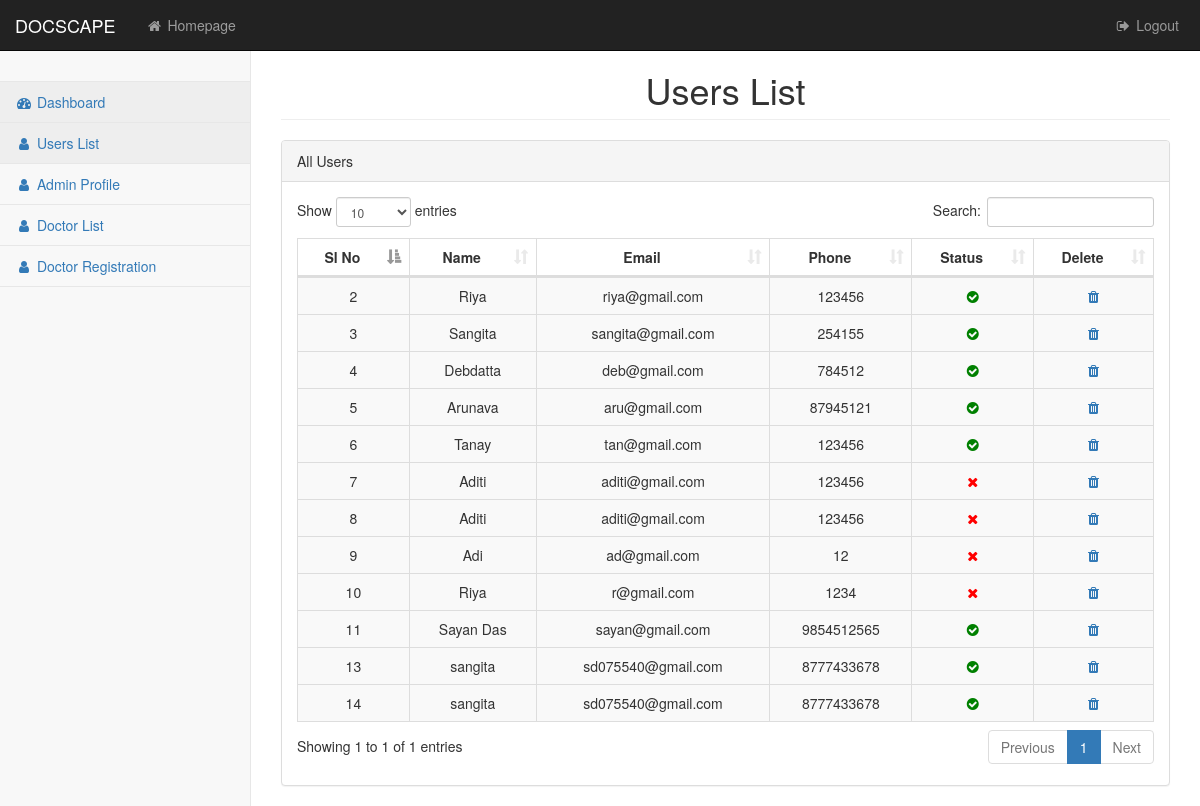
The app's page /admin/Adminpanel/userslist.php with its own data.
### tables this page shows
CREATE TABLE `user` (
  `id` int(10) NOT NULL,
  `type` int(2) NOT NULL DEFAULT 3 COMMENT '1:admin ,2: doctor ,3:user',
  `name` varchar(50) NOT NULL,
  `email` varchar(50) NOT NULL,
  `phone` varchar(11) NOT NULL,
  `gender` enum('male','female') NOT NULL,
  `password` varchar(255) NOT NULL,
  `status` int(2) NOT NULL DEFAULT 1 COMMENT '1: active , 0 : inactive'
);

### admin/Adminpanel/userslist.php (the view, shortened to what this page needs)
<?php
    require 'connection.php';
    require 'header.php';
    require 'menu.php';
?>
<div id="page-wrapper">
	<div class="container-fluid">
		<div class="row">
	        <div class="col-lg-12">
	            <h1 class="page-header text-center">Users List</h1>
	        </div>
	    </div>
        <div class="row">
            <div class="col-lg-12">
                <div class="panel panel-default">
                    <div class="panel-heading">
                        All Users
                    </div>
                    <div class="panel-body ">
                        <div class="table-responsive">
                            <table class="table table-striped table-bordered table-hover" id="users-list">
                                <thead>
                                    <tr>
                                        <th class="text-center">Sl No</th>
                                        <th class="text-center">Name</th>
                                        <th class="text-center">Email</th>
                                        <th class="text-center">Phone</th>
                                        <th class="text-center">Status</th>
                                        <th class="text-center">Delete</th>
                                    </tr>
                                </thead>
                                 <?php
                                     $sql = "SELECT * FROM `user` WHERE `type` = '3'";
                                         $result = mysqli_query($conn,$sql);
                                            while ($rows = mysqli_fetch_assoc($result)) {
                                        ?>
                                        <tbody class="text-center">
                                        <tr class="">
                                                <td><?php echo $rows['id']; ?></td>
                                                <td><?php echo $rows['name']; ?></td>
                                                <td><?php echo $rows['email']; ?></td>
                                                <td><?php echo $rows['phone']; ?></td>
                                                 <td>
                                                    <?php
                                                        if($rows['status'] == '1') {
                                                     ?>
                                                    <a href="#"><i class="fa fa-check-circle" aria-hidden="true" onclick="changeStatus(1)" style="color: green"></i></a>
                                                    <?php
                                                       } else {
                                                    ?>
                                                    <a href="#" onclick="changeStatus(2)"><i class="fa fa-times" aria-hidden="true" style="color:red"></i></a>
                                                    <?php
                                                    }
                                                    ?>
                                                 </td>
                                                <td class="text-center">
                                                    <a href="#" onclick="deleteUser('<?= $rows['id']; ?>')"><i class="fa fa-trash" aria-hidden="true"></i></a>
                                                </td>
                                        </tr>
                                        </tbody>
                                 <?php
                                        }
                                  ?>
                            </table>
                        </div>
                    </div>
                </div>
            </div>
        </div>
	</div>
</div>

### admin/Adminpanel/header.php (shortened to what this page needs)
<!DOCTYPE html>
<html lang="en">
<head>
    <link href="../assets/css/bootstrap.min.css" rel="stylesheet">
    <link href="../assets/css/metisMenu.min.css" rel="stylesheet">
    <link href="../assets/css/timeline.css" rel="stylesheet">
    <link href="../assets/css/startmin.css" rel="stylesheet">
    <link href="../assets/css/morris.css" rel="stylesheet">
    <link href="../assets/css/font-awesome.min.css" rel="stylesheet" type="text/css">
    <link href="../assets/css/dataTables/dataTables.bootstrap.css" rel="stylesheet">
    <link href="../assets/css/dataTables/dataTables.responsive.css" rel="stylesheet">
</head>
<body>
<div id="wrapper">
    <nav class="navbar navbar-inverse navbar-fixed-top" role="navigation">
        <div class="navbar-header">
            <a class="navbar-brand">DOCSCAPE</a>
        </div>
        <ul class="nav navbar-nav navbar-left navbar-top-links">
            <li><a href="../../Homepage.php"><i class="fa fa-home fa-fw"></i> Homepage </a></li>
        </ul>
        <ul class="nav navbar-right navbar-top-links wow fadeInUp">
        <li><a href="logout.php"><i class="fa fa-sign-out fa-fw wow fadeInUp"></i> Logout</a></li>
        </ul>

### admin/Adminpanel/menu.php
        <html>
        <head>
        </head>
            <div class="navbar-default sidebar" role="navigation">
            <div class="sidebar-nav navbar-collapse">
                <ul class="nav" id="side-menu">
                    <li class="sidebar-search">
                    </li>
                    <li>
                        <a href="admindashboard.php" class="active"><i class="fa fa-dashboard fa-fw wow fadeInUp"></i> Dashboard</a>
                    </li>
                    <li>
                        <a href="userslist.php"><i class="fa fa-user fa-fw"></i> Users List</a>
                    </li>
                    <li><a href="adminprofile.php"><i class="fa fa-user fa-fw"></i> Admin Profile</a>
                    </li>
                    <li><a href="doctor_list.php"><i class="fa fa-user fa-fw"></i> Doctor List</a>
                    </li>
                    <li><a href="../../pages/doctor_registraion.php"><i class="fa fa-user fa-fw wow fadeInUp"></i> Doctor Registration</a>
                    </li>
                </ul>
            </div>
        </div>
    </nav>
</div>
</body>
</html>

### admin/assets/css/startmin.css (style rules this page uses)
body { background-color: #f8f8f8; }
#wrapper { width: 100%; }
#page-wrapper { padding-top: 30px; min-height: 568px; background-color: #fff; }
@media (min-width:768px) { #page-wrapper { position: inherit; margin-left: 250px; padding: 30px 15px 0 15px; border-left: 1px solid #e7e7e7; } }
.navbar-header { float: left; }
.navbar-left { float: left; }
.navbar-right { text-align: right; }
.navbar-top-links { margin: 0; }
.navbar-top-links li { display: inline-block; }
.navbar-top-links li:last-child { margin-right: 6px; }
.navbar-top-links li a { padding: 15px; min-height: 50px; }
.navbar-top-links>li>a { color: #999; }
.sidebar .sidebar-nav.navbar-collapse { padding-right: 0; padding-left: 0; }
.sidebar .sidebar-search { padding: 15px; }
.sidebar ul li { border-bottom: 1px solid #e7e7e7; }
.sidebar ul li a.active { background-color: #eee; }
@media (min-width:768px) { .sidebar { z-index: 1; position: absolute; width: 250px; margin-top: 51px; } }
table.dataTable thead .sorting, table.dataTable thead .sorting_asc, table.dataTable thead .sorting_desc, table.dataTable thead .sorting_asc_disabled, table.dataTable thead .sorting_desc_disabled { background: 0 0; }
table.dataTable thead .sorting_asc:after { content: "\f0de"; float: right; font-family: fontawesome; }
table.dataTable thead .sorting:after { content: "\f0dc"; float: right; font-family: fontawesome; color: rgba(50,50,50,.5); }

### records on screen
user: id "2", name "Riya", email "riya@gmail.com", phone "123456", status 1 (drawn)
user: id "3", name "Sangita", email "sangita@gmail.com", phone "254155", status 1 (drawn)
user: id "4", name "Debdatta", email "deb@gmail.com", phone "784512", status 1 (drawn)
user: id "5", name "Arunava", email "aru@gmail.com", phone "87945121", status 1 (drawn)
user: id "6", name "Tanay", email "tan@gmail.com", phone "123456", status 1 (drawn)
user: id "7", name "Aditi", email "aditi@gmail.com", phone "123456", status 0 (drawn)
user: id "8", name "Aditi", email "aditi@gmail.com", phone "123456", status 0 (drawn)
user: id "9", name "Adi", email "ad@gmail.com", phone "12", status 0 (drawn)
user: id "10", name "Riya", email "r@gmail.com", phone "1234", status 0 (drawn)
user: id "11", name "Sayan Das", email "sayan@gmail.com", phone "9854512565", status 1 (drawn)
user: id "13", name "sangita", email "sd075540@gmail.com", phone "8777433678", status 1 (drawn)
user: id "14", name "sangita", email "sd075540@gmail.com", phone "8777433678", status 1 (drawn)
